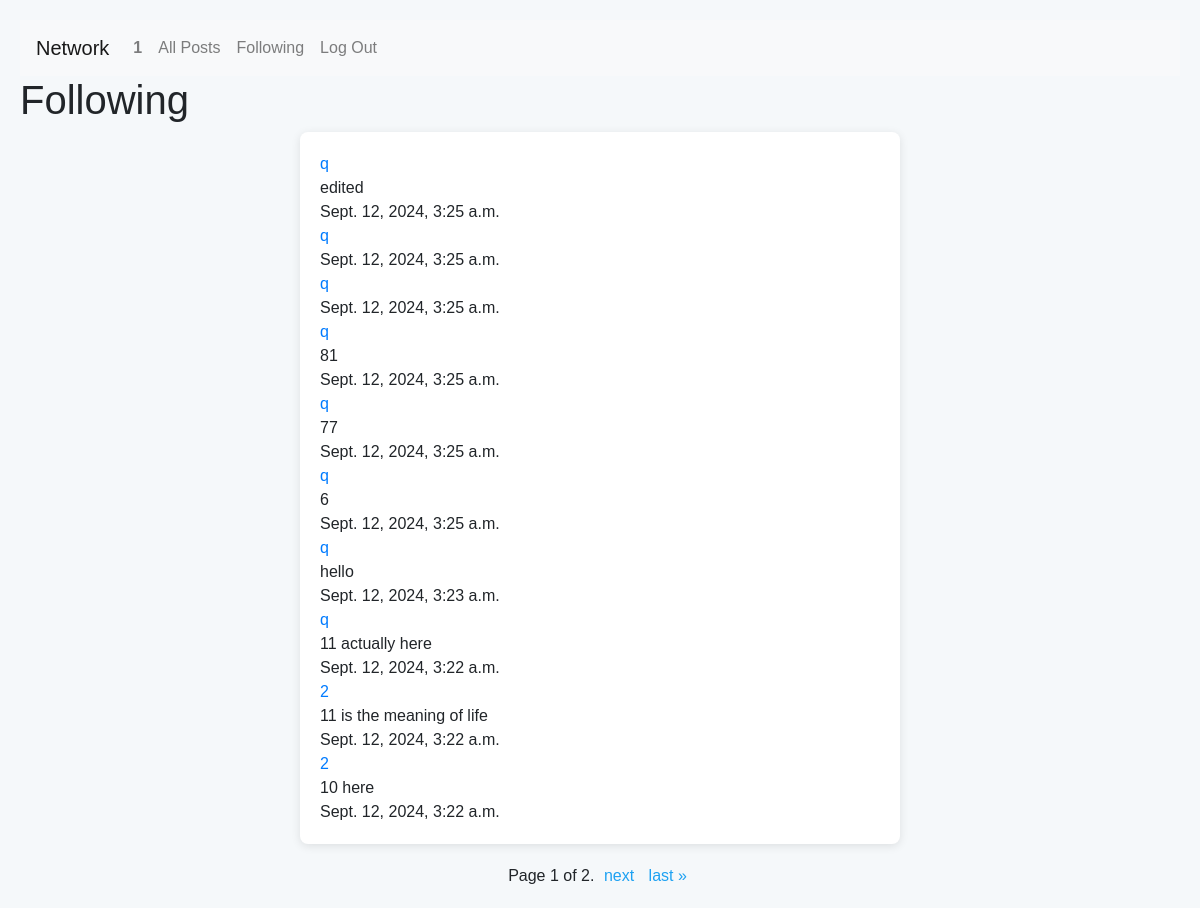
/followPage (signed in), run on the app's committed database.
### network/models.py (models this page shows, shortened)
class User(AbstractUser):
    followers = models.TextField(blank=True)
    following = models.TextField(blank=True)

class Post(models.Model):
    user = models.ForeignKey("User", on_delete=models.CASCADE, related_name="poster")
    body = models.TextField(blank=True)
    timestamp = models.DateTimeField(auto_now_add=True)
    edited = models.BooleanField(default=False)
    likeUser = models.TextField(blank=True)
    likeCount = models.PositiveIntegerField(default=0)

### network/views.py (the view)
# urls.py: path("followPage", views.followPage, name="followPage"),
def followPage(request):
    currentUser = get_object_or_404(User, username=request.user.username)
    currentFollowing = currentUser.following
    posts = []
    for f in currentFollowing:
        follow = Post.objects.filter(user__username = f)
        posts.extend(follow)
    posts = sorted(posts, key=lambda post: post.timestamp, reverse=True)
    p = Paginator(posts, 10)
    page_number = request.GET.get('page')
    page_obj = p.get_page(page_number)
    return render(request, "network/following.html",{
        "page_obj": page_obj
    })

### network/templates/network/following.html (shortened to what this page needs)
{% extends "network/layout.html" %}
{% load static %}
{% block body %}
    <h1>Following</h1>
    <div id="posts">
        {% for post in page_obj %}
        <div>
            <a id="userProfile" href="{% url 'profileView' post.user %}">{{post.user}}</a>
            <div>{{post.body}}</div>
            <div>{{post.timestamp}}</div>
        </div>
        {% endfor %}
    </div>
    <div class="pagination">
        <span class="step-links">
            <span class="current">
                Page {{ page_obj.number }} of {{ page_obj.paginator.num_pages }}.
            </span>
            {% if page_obj.has_next %}
                <a href="?page={{ page_obj.next_page_number }}">next</a>
                <a href="?page={{ page_obj.paginator.num_pages }}">last &raquo;</a>
            {% endif %}
        </span>
    </div>
{% endblock %}

### network/templates/network/layout.html (shortened to what this page needs)
{% load static %}
<!DOCTYPE html>
<html lang="en">
    <head>
        <link rel="stylesheet" href="https://stackpath.bootstrapcdn.com/bootstrap/4.4.1/css/bootstrap.min.css">
        <link href="{% static 'network/styles.css' %}" rel="stylesheet">
    </head>
    <body>
        <nav class="navbar navbar-expand-lg navbar-light bg-light">
            <a class="navbar-brand" href="#">Network</a>
            <div>
              <ul class="navbar-nav mr-auto">
                {% if user.is_authenticated %}
                    <li class="nav-item">
                        <a class="nav-link" href="#"><strong>{{ user.username }}</strong></a>
                    </li>
                {% endif %}
                <li class="nav-item">
                  <a id="allPosts" class="nav-link" href="{% url 'index' %}">All Posts</a>
                </li>
                {% if user.is_authenticated %}
                    <li class="nav-item">
                        <a class="nav-link" href="{% url 'followPage'%}">Following</a>
                    </li>
                    <li class="nav-item">
                        <a class="nav-link" href="{% url 'logout' %}">Log Out</a>
                    </li>
                {% endif %}
              </ul>
            </div>
          </nav>
        <div class="body">
            {% block body %}
            {% endblock %}
        </div>
    </body>
</html>

### network/static/network/styles.css (style rules this page uses)
body { font-family: Arial, sans-serif; background-color: #f5f8fa; margin: 0; padding: 20px; }
#posts { max-width: 600px; margin: auto; background: white; border-radius: 8px; box-shadow: 0 2px 10px rgba(0, 0, 0, 0.1); padding: 20px; }
.pagination { display: flex; justify-content: center; margin-top: 20px; }
.step-links a { margin: 0 5px; color: #1da1f2; text-decoration: none; }

### data on the page
User: username "1"
Post: user "q", body "edited", timestamp "Sept. 12, 2024, 3:25 a.m."
Post: user "q", timestamp "Sept. 12, 2024, 3:25 a.m."
Post: user "q", timestamp "Sept. 12, 2024, 3:25 a.m."
Post: user "q", body "81", timestamp "Sept. 12, 2024, 3:25 a.m."
Post: user "q", body "77", timestamp "Sept. 12, 2024, 3:25 a.m."
Post: user "q", body "6", timestamp "Sept. 12, 2024, 3:25 a.m."
Post: user "q", body "hello", timestamp "Sept. 12, 2024, 3:23 a.m."
Post: user "q", body "11 actually here", timestamp "Sept. 12, 2024, 3:22 a.m."
Post: user "2", body "11 is the meaning of life", timestamp "Sept. 12, 2024, 3:22 a.m."
Post: user "2", body "10 here", timestamp "Sept. 12, 2024, 3:22 a.m."

### other printed values
{{ page_obj.number }} "1"
{{ page_obj.paginator.num_pages }} "2"
